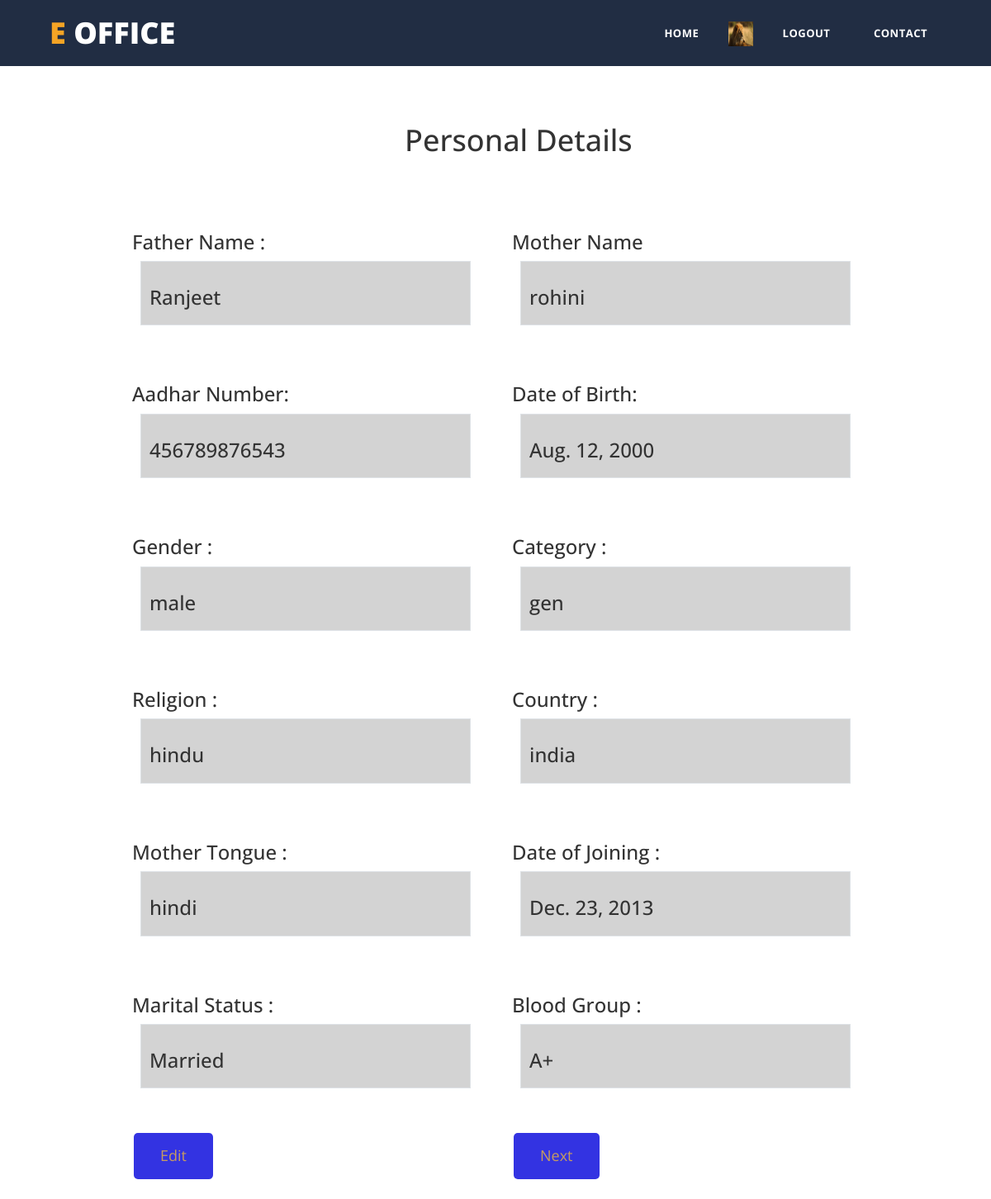
Page /pims/view_1/3 (signed in) on the committed database.
### accounts/models.py (models this page shows, shortened)
class Account(AbstractBaseUser):
    user_id         =models.BigAutoField(unique=True, primary_key=True)
    email           =models.EmailField(verbose_name='email',help_text='Email',max_length=60, unique=True)
    username        =models.CharField(max_length=30,unique=True)
    first_name      =models.CharField(max_length=30)
    last_name       =models.CharField(max_length=30)
    department      =models.ForeignKey(Department,null=True,blank=True,on_delete=models.CASCADE)
    date_joined     =models.DateTimeField(verbose_name='date joined', auto_now_add=True)
    last_login      =models.DateTimeField(verbose_name='last login', auto_now=True)
    is_admin        =models.BooleanField(default=False)
    is_active       =models.BooleanField(default=True)
    is_staff        =models.BooleanField(default=False)
    is_superuser    =models.BooleanField(default=False)
    profile_image   =models.ImageField(upload_to='profile_pics', blank=True, default='default.jpg')
    objects = MyAccountManager()
    USERNAME_FIELD='email'
    REQUIRED_FIELDS = ['username']

### pims/models.py (models this page shows)
class Pims(models.Model):
    pims_id         =models.BigAutoField(unique=True, primary_key=True)
    session_hash = models.CharField(max_length=40, unique=True)
    stage = models.CharField(max_length=10, default=stage.STAGE_1, null=True)
    user_id          =models.OneToOneField(Account,on_delete=models.CASCADE)
    father_name      =models.CharField(max_length=50,verbose_name="Father Name",blank=True)
    mother_name      =models.CharField(max_length=50,verbose_name="Mother Name",blank=True)
    aadhar_no        =models.PositiveBigIntegerField(unique=True,blank=True)
    dob             =models.DateField(blank=True)
    gender          =models.CharField(max_length=10,blank=True)
    category        =models.CharField(max_length=10,blank=True)
    religion        =models.CharField(max_length=20,blank=True)
    country         =models.CharField(max_length=20,blank=True)
    blood_group     =models.CharField(max_length=10,blank=True)
    mother_tongue   =models.CharField(max_length=20,blank=True)
    marital_status  =models.CharField(max_length=20,blank=True)
    join_date       =models.DateField(blank=True,null=True)
    degree              =models.CharField(max_length=50,blank=True)
    institute           =models.CharField(max_length=100,blank=True)
    discipline          =models.CharField(max_length=100,blank=True)
    passing_grade       =models.CharField(max_length=10,blank=True)
    passing_percentage  =models.FloatField(blank=True,null=True)
    passing_year        =models.DateField(blank=True,null=True)
    degree_type         =models.CharField(max_length=20,blank=True)
    course_coordinator  =models.CharField(max_length=50,blank=True)
    organisation        =models.CharField(max_length=100,blank=True)
    course_name         =models.CharField(max_length=100,blank=True)
    org_address         =models.CharField(max_length=100,blank=True)
    org_city            =models.CharField(max_length=50,blank=True)
    org_country         =models.CharField(max_length=50,blank=True)
    org_state           =models.CharField(max_length=50,blank=True)
    org_district        =models.CharField(max_length=50,blank=True)
    course_start_date   =models.DateField(blank=True,null=True)
    course_end_date     =models.DateField(blank=True,null=True)
    is_course_completed =models.BooleanField(blank=True,default=True, null=True)
    course_grade        =models.CharField(max_length=10,blank=True)
    address         =models.CharField(max_length=200,blank=True)
    city            =models.CharField(max_length=50,blank=True)
    district        =models.CharField(max_length=50,blank=True)
    state           =models.CharField(max_length=50,blank=True)
    post_office     =models.CharField(max_length=50,blank=True)
    pincode         =models.PositiveSmallIntegerField(blank=True,null=True)
    mobile          =models.BigIntegerField(blank=True,null=True)
    curr_address         =models.CharField(max_length=200,blank=True)
    curr_city            =models.CharField(max_length=50,blank=True)
    curr_district        =models.CharField(max_length=50,blank=True)
    curr_state           =models.CharField(max_length=50,blank=True)
    curr_post_office     =models.CharField(max_length=50,blank=True)
    curr_pincode         =models.PositiveSmallIntegerField(blank=True,null=True)
    director_verified    =models.BooleanField(blank=True,default=False, null=True)
    user_feedback       =models.TextField(blank=True,null=True)
    def __init__(self, *args, **kwargs):
        super().__init__(*args, **kwargs)
        if not self.session_hash:
            while True:
                session_hash = create_session_hash()
                if Pims.objects.filter(session_hash=session_hash).count() == 0:
                    self.session_hash = session_hash
                    break
    '''@staticmethod
    def get_fields_by_stage(stage):
        fields = ['stage']  # Must always be present
        if stage == forms.STAGE_1:
            fields.extend(['father_name', 'mother_name','aadhar_no','dob','gender','category','religion',
            'blood_group','mother_tongue','marital_status','join_date'])
        elif stage == forms.STAGE_2:
            fields.extend(['degree','institute','discipline','passing_grade','passing_percentage','passing_year',
            'degree_type','course_coordinator','organisation','course_name','org_address','org_city','org_country',
            'org_state','org_district','course_start_date','course_end_date','is_course_completed','course_grade'])
        elif stage == forms.STAGE_3:
            fields.extend(['address','city','district','state','post_office','pincode','mobile',
            'curr_address','curr_city','curr_district','curr_state','curr_post_office','curr_pincode',' user_feedback'])
        return fields'''

### pims/views.py (the view)
# urls.py: path('view_1/<int:id>',views.view_1,name='view_1'),
def view_1(request,id):
    pims=Pims.objects.get(pims_id=id)
    creator=False
    if Creator.objects.filter(creator__user_id=request.user.user_id).exists():
        creator=True
    director=False
    if Director.objects.filter(director__user_id=request.user.user_id).exists():
        director=True
    return render(request,'pims/view_1.html',{'pims':pims,'creator':creator,'director':director })

### templates/pims/view_1.html (shortened to what this page needs)
{% extends 'pims/pims_background.html' %}
{% load static %}
{% block content %}
<div class="top" ><h1>Personal Details </h1></div>
<!DOCTYPE html>
<html lang=”en”>
<head>
<link rel="stylesheet" href="{% static 'css/personal_details.css' %}"/>
</head>
<body>
    <div class="details">
        <div class="float-container" >
            <div class="float-child">
            <h3>Father Name :</h3>
            <div class="border"><h3>{{pims.father_name}}</h3></div>
            </div>
            <div class="float-child">
            <h3>Mother Name</h3>
            <div class="border"><h3>{{pims.mother_name}}</h3></div>
            </div>
        </div>
        <br>
        <br>
        <div class="float-container" >
            <div class="float-child">
            <h3>Aadhar Number:</h3>
            <div class="border"><h3>{{ pims.aadhar_no }}</h3></div>
            </div>
            <div class="float-child">
            <h3>Date of Birth:</h3>
            <div class="border"><h3>{{ pims.dob }}</h3>
            </div>
            </div>
        </div>
        <br>
        <br>
        <div class="float-container" >
            <div class="float-child">
            <h3>Gender :</h3>
            <div class="border"><h3>{{pims.gender}}</h3></div>
            </div>
            <div class="float-child">
            <h3>Category :</h3>
            <div class="border"><h3>{{pims.category}}</h3></div>
            </div>
        </div>
        <br>
        <br>
        <div class="float-container" >
            <div class="float-child">
            <h3>Religion :</h3>
            <div class="border"><h3>{{ pims.religion }}</h3></div>
            </div>
            <div class="float-child">
            <h3>Country :</h3>
            <div class="border"><h3>{{ pims.country }}</h3>
            </div>
            </div>
        </div>
        <br>
        <br>
        <div class="float-container" >
            <div class="float-child">
            <h3>Mother Tongue :</h3>
            <div class="border"><h3>{{pims.mother_tongue}}</h3></div>
            </div>
            <div class="float-child">
            <h3>Date of Joining :</h3>
            <div class="border"><h3>{{pims.join_date}}</h3></div>
            </div>
        </div>
        <br>
        <br>
        <div class="float-container" >
            <div class="float-child">
            <h3>Marital Status :</h3>
            <div class="border"><h3>{{ pims.marital_status }}</h3></div>
            </div>
            <div class="float-child">
            <h3>Blood Group :</h3>
            <div class="border"><h3>{{ pims.blood_group }}</h3>
            </div>
            </div>
        </div>
        <br>
        <br>
        <br>
        <div class="float-container" >
            <div class="float-child">
                {% if creator or director %}
                <button type="submit"><a href="{% url 'edit_1' id=pims.pims_id %}"> Edit </a></button>
                {% endif %}
            </div>
            <div class="float-child">
                <button type="submit"><a href="{% url 'view_2' id=pims.pims_id %}"> Next </a></button>
            </div>
        </div>
    </div>
</body>
</html>
{% endblock %}

### templates/pims/pims_background.html (shortened to what this page needs)
{% load static %}
<!DOCTYPE html>
<html lang="en">
  <head>
    <link rel="stylesheet" href="{% static 'css/personal_details.css' %}"/>
  </head>
  <body>
    {% include 'snippets/header.html' %}
    <div class="main">{% block content %} {% endblock content %}</div>
  </body>
</html>

### templates/snippets/header.html (shortened to what this page needs)
{% load static %}
<!DOCTYPE html>
<html>
    <head>
    <link href="{% static 'vendor/bootstrap/css/bootstrap.min.css' %}" rel="stylesheet">
    <link rel="stylesheet" href="{% static 'assets/css/fontawesome.css' %}">
    <link rel="stylesheet" href="{% static 'assets/css/templatemo-grad-school.css' %}">
    <link rel="stylesheet" href="{% static 'assets/css/owl.css' %}">
    <link rel="stylesheet" href="{% static 'assets/css/lightbox.css' %}">
  <link href="{% static '1/css/bootstrap.min.css' %}" rel="stylesheet">
  <link href="{% static '1/css/font-awesome.min.css' %}" rel="stylesheet">
  <link href="{% static '1/css/templatemo-style.css' %}" rel="stylesheet">
    </head>
    <body>
  <header class="main-header clearfix" role="header">
    <div class="logo">
      <a href="#"><em>e</em> Office </a>
    </div>
    <nav id="menu" class="main-nav" role="navigation">
      <ul class="main-menu">
        <li><a href="{% url 'login' %}">Home</a></li>
        <li class="has-submenu"><img src="{{request.user.profile_image.url}}" height="30px" width="30px">
        </li>
        <li><a href="{% url 'logout' %}">Logout</a></li>
        <li><a href="#section6">Contact</a></li>
      </ul>
    </nav>
  </header>
	</body>

### static/css/personal_details.css (style rules this page uses)
body { margin: auto; width: 100%; font-family: 'Avenir', sans-serif; overflow: scroll; }
.details { display: block; width: 80%; margin-left: auto; margin-right: auto; margin-top: 30px; }
.float-container { padding: 20px; }
.float-child { width: 50%; float: left; padding: 20px; }
a { text-decoration: none; color: white; }
button { border: none; background-color: rgb(51, 51, 226); padding: 15px 32px; text-align: center; display: inline-block; font-size: large; margin: 4px 2px; cursor: pointer; border-radius: 5px; }
.border { background-color: lightgray; padding: 10px; border: 1px solid black; margin: 10px; }
.top { margin-top: 10%; padding-top: 10px; margin-left: 35em; }

### static/assets/css/templatemo-grad-school.css (style rules this page uses)
body { font-family: 'Montserrat', sans-serif; }
a { color: #3CF; text-decoration: none; }
ul { padding: 0px; margin: 0px; list-style: none; }
.main-header { background-color: rgba(22,34,57,0.95); height: 80px; position: fixed; z-index: 12; width: 100%; top: 0; }
.main-header .logo { float: left; line-height: 80px; padding-left: 60px; }
.main-header .logo a { font-size: 36px; text-transform: uppercase; font-weight: 800; color: #fff; }
.main-header .logo a em { font-style: normal; color: #f5a425; }
.main-menu { float: right; padding-right: 60px; }
.main-menu li { display: inline-block; line-height: 79px; margin-left: 15px; position: relative; }
.main-menu li:first-child { margin-left: 0px; }
.main-menu li a { padding: 10px 15px; font-size: 13px; text-transform: uppercase; letter-spacing: 0.5px; font-weight: 700; color: #fff; border: 2px solid transparent; transition: all 0.5s; }

### static/1/css/templatemo-style.css (style rules this page uses)
body { overflow-x: hidden; }
ul { margin: 0; padding: 0; }
* { font-family: 'Open Sans', sans-serif; }
.tm-nav li a:hover, .tm-nav li a:focus, a:link, .tm-nav li a.active { color: #c79c60; text-decoration: none; }

### rows in the picture
Account: user.profile_image (placeholder picture)
Pims: father_name "Ranjeet", mother_name "rohini", aadhar_no "456789876543", dob "Aug. 12, 2000", gender "male", category "gen", religion "hindu", country "india", mother_tongue "hindi", join_date "Dec. 23, 2013", marital_status "Married", blood_group "A+"
